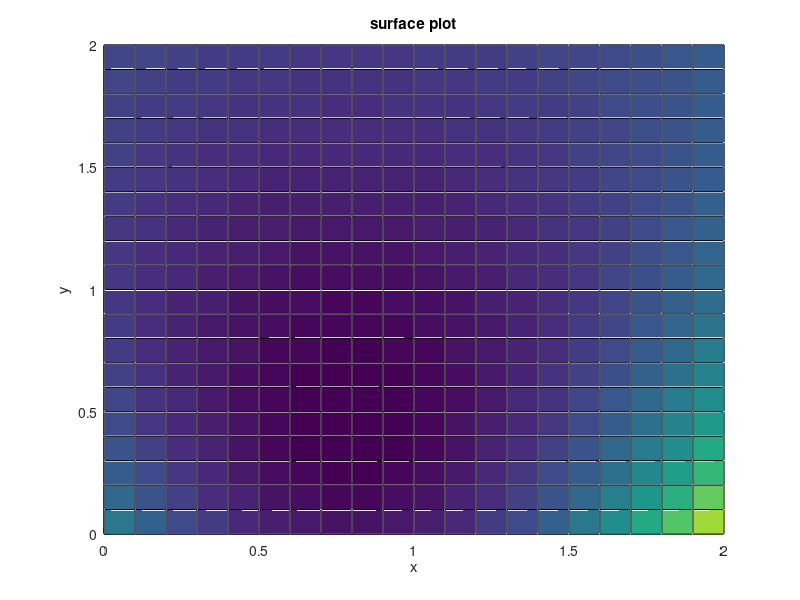
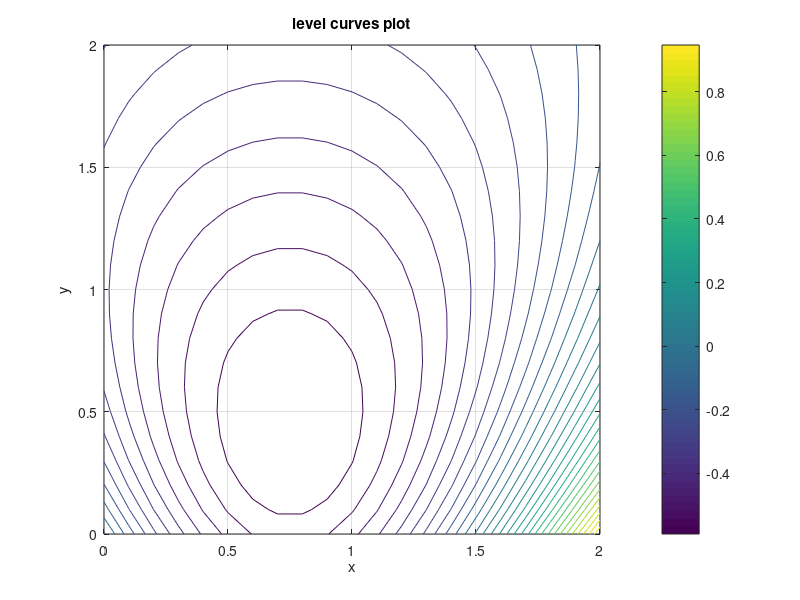

Write the MATLAB code that produced these figures, in order.
[x,y] = meshgrid(0:0.1:2,0:0.1:2);
A = 1.5
z = (x.^2 - A.*x - y).*exp(-y)
 meshc(x,y,z)
 surface (x,y,z)
 xlabel('x')
ylabel('y')
zlabel('z')
title ('surface plot')
 figure
contour(x,y,z,30)
xlabel('x')
ylabel('y')
zlabel('z')
title('level curves plot')
colorbar
grid on
